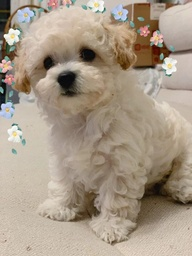
#> input picture resource/111.jpg, 192 x 256 px, shrunk from 540 x 720 before the run
$ python images_rotate.py
#> lines starting #> are read from the running program, lines starting #| are printed output that depends on the picture; long printed decimals are rounded
import os
import json
import os.path as osp
from PIL import Image
import numpy as np
import math
import cv2

# 逆时针旋转角度为正，顺时针为负
angle = 0
angle = -30/180 * math.pi
rotate_matrix = [
    [math.cos(angle), math.sin(angle), 0],
    [-math.sin(angle), math.cos(angle), 0],
    [0, 0, 1]
]

trans_matrix = [
    [1, 0, 0],
    [0, 1, 0],
    [0, 0, 1]
]

zoom_matrix = [
    [1, 0, 0],
    [0, 1, 0],
    [0, 0, 1]
]

# 双线性插值
def bilinear_interpolation(img: np.ndarray, srcx: float, srcy: float, dst_width, dst_height):
    img_shape = img.shape

    srcx_int = int(srcx)
    srcy_int = int(srcy)

    if srcx_int < 0 or srcy_int < 0 or \
       srcx_int >= img_shape[1] - 1 or srcy >= img_shape[0] - 1:
        return np.array([0, 0, 0], dtype=np.uint8)

    x_diff = srcx - srcx_int
    y_diff = srcy - srcy_int

    v11 = img[srcy_int, srcx_int, :].astype(np.float32)
    v12 = img[srcy_int, srcx_int + 1, :].astype(np.float32)
    v21 = img[srcy_int + 1, srcx_int, :].astype(np.float32)
    v22 = img[srcy_int + 1, srcx_int + 1, :].astype(np.float32)

    # 双线性插值公式
    v = (1 - x_diff) * (1 - y_diff) * v11 + \
        x_diff * (1 - y_diff) * v12 + \
        (1 - x_diff) * y_diff * v21 + \
        x_diff * y_diff * v22

    return np.round(v).astype(np.uint8)

# 计算旋转后的图像的外接矩形
def cal_new_loc(img, matrix: np.ndarray):
    img_shape = img.shape
    loc00 = np.array([0, 0, 1], dtype=np.float32)
    loc01 = np.array([img_shape[1], 0, 1], dtype=np.float32)
    loc10 = np.array([0, img_shape[0], 1], dtype=np.float32)
    loc11 = np.array([img_shape[1], img_shape[0], 1], dtype=np.float32)

    new_loc00 = np.matmul(matrix, loc00.T).T
    new_loc01 = np.matmul(matrix, loc01.T).T
    new_loc10 = np.matmul(matrix, loc10.T).T
    new_loc11 = np.matmul(matrix, loc11.T).T
    new_loc = np.stack([new_loc00, new_loc01, new_loc10, new_loc11])
    print(new_loc)

    min_v = new_loc.min(axis=0)
    x_min, y_min = min_v[0], min_v[1]
    max_v = new_loc.max(axis=0)
    x_max, y_max = max_v[0], max_v[1]
    print(x_min, y_min, x_max, y_max)
    return x_min, y_min, x_max, y_max

def cal_new_img(new_img: np.ndarray, matrix: np.ndarray, img: np.ndarray, x_min, y_min, x_max, y_max):
    matrix_inv = np.linalg.inv(matrix)
    x_diff, y_diff = x_min, y_min
    new_img_shape = new_img.shape
    for i in range(new_img_shape[0]):
        for j in range(new_img_shape[1]):
            # 将new_img的原点坐标[0, 0]移动到旋转后的dst图像坐标[x_min, y_min]上
            dsty = i + y_diff
            dstx = j + x_diff
            # 根据dst坐标求src坐标，0.5是为了像素中心对齐
            src_ret = np.matmul(matrix_inv, np.array([dstx + 0.5, dsty + 0.5, 1], dtype=np.float32).T).T
            srcx = src_ret[0] - 0.5
            srcy = src_ret[1] - 0.5
            v = bilinear_interpolation(img, srcx, srcy, new_img_shape[1], new_img_shape[0])
            new_img[i, j, :] = v


if __name__ == '__main__':
    img = Image.open('resource/111.jpg')
#> img is the input picture: PIL image 192x256 RGB; mean R, G, B 167.2, 152.6, 135.2
    img = np.array(img)
    # img = np.zeros((200, 100, 3), np.uint8)

    ret = cal_new_loc(img, rotate_matrix)
#| [[   0.            0.            1.        ]
#|  [ 166.277   96.            1.        ]
#|  [-128.          221.703    1.        ]
#|  [  38.277  317.703    1.        ]]
#| -128.000 0.0 166.277 317.703
#> ret = (-128, 0, 166.3, 317.7)
    x_min, y_min, x_max, y_max = [int(round(x)) for x in ret]
#> x_min = -128; y_min = 0; x_max = 166; y_max = 318
    print(x_min, y_min, x_max, y_max)
#| -128 0 166 318

    new_img = np.zeros((y_max - y_min, x_max - x_min, 3), dtype=np.uint8)
    cal_new_img(new_img, rotate_matrix, img, x_min, y_min, x_max, y_max)
#> in cal_new_img, `x_diff, y_diff = x_min, y_min`: x_diff = -128; y_diff = 0
#> the loop in cal_new_img, `for i in range(new_img_shape[0]):` made 318 passes
#> after the loop in cal_new_img, `for i in range(new_img_shape[0]):`:
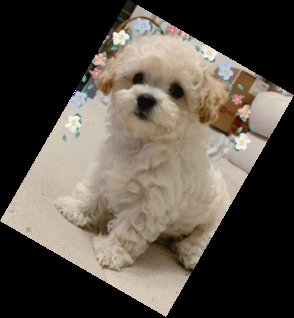
#> new_img: shape (318, 294, 3); mean R, G, B 87.8, 80.2, 71
    new_img = Image.fromarray(new_img)
    new_img.save('resource/222.jpg')
